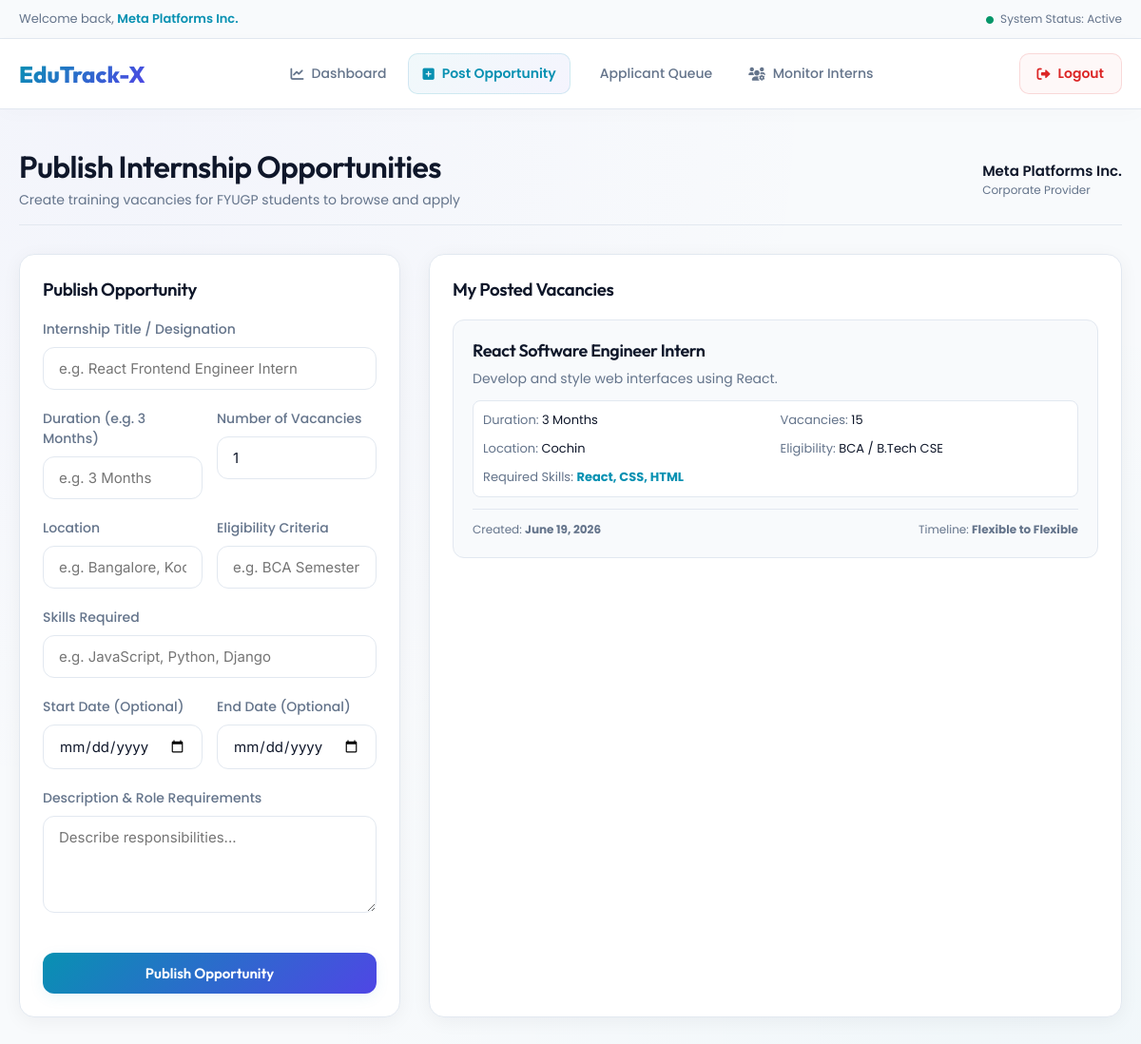
/Company/PostInternship/ (signed in), run on the app's committed database.
### Guest/models.py (models this page shows)
class tbl_company(models.Model):
    company_id = models.AutoField(primary_key=True)
    company_name = models.CharField(max_length=100)
    company_contactperson = models.CharField(max_length=100)
    company_email = models.EmailField(max_length=100, unique=True)
    company_contact = models.CharField(max_length=20)
    company_address = models.TextField()
    company_password = models.CharField(max_length=60)
    company_proof = models.FileField(upload_to='Assets/CompanyDocs/', null=True, blank=True)
    company_status = models.IntegerField(default=0) # 0 = Pending, 1 = Active/Approved, 2 = Rejected
    company_date = models.DateField(auto_now_add=True)

### Student/models.py (models this page shows)
class tbl_internship(models.Model):
    internship_id = models.AutoField(primary_key=True)
    student = models.ForeignKey(tbl_student, on_delete=models.CASCADE, null=True, blank=True)
    company = models.ForeignKey(tbl_company, on_delete=models.CASCADE)
    faculty = models.ForeignKey(tbl_faculty, on_delete=models.SET_NULL, null=True, blank=True)
    internship_title = models.CharField(max_length=100)
    internship_description = models.TextField()
    internship_startdate = models.DateField(null=True, blank=True)
    internship_enddate = models.DateField(null=True, blank=True)
    internship_status = models.IntegerField(default=0) # 0 = Opportunity/Vacancy, 1 = Applied, 2 = Ongoing, 3 = Completed, 4 = Rejected
    internship_date = models.DateField(auto_now_add=True)
    internship_duration = models.CharField(max_length=50, blank=True, default='')
    internship_skills = models.TextField(blank=True, default='')
    internship_vacancies = models.IntegerField(default=1)
    internship_location = models.CharField(max_length=100, blank=True, default='')
    internship_eligibility = models.CharField(max_length=200, blank=True, default='')

### Company/views.py (the view, shortened to what this page needs)
# urls.py: path('PostInternship/', views.PostInternship, name='PostInternship'),
def PostInternship(request):
    company = get_company(request)
    if not company:
        return redirect('Guest:Login')
    vacancies = tbl_internship.objects.filter(company=company, student__isnull=True).order_by('-internship_date')
    return render(request, 'Company/PostInternship.html', {'vacancies': vacancies})

### Company/views.py (called while the page is built)
def get_company(request):
    if 'cid' not in request.session:
        return None
    return tbl_company.objects.filter(company_id=request.session['cid']).first()

### Company/Templates/Company/PostInternship.html (shortened to what this page needs)
{% extends 'Company/CompanyBase.html' %}
{% block header_title %}Publish Internship Opportunities{% endblock %}
{% block header_subtitle %}Create training vacancies for FYUGP students to browse and apply{% endblock %}
{% block active_post %}active{% endblock %}
{% block content %}
<div style="display: grid; grid-template-columns: 1fr 2fr; gap: 30px;">
    <div class="glass-card">
        <h3>Publish Opportunity</h3>
        <form action="" method="post" style="margin-top: 20px;">
            <div class="form-group">
                <label class="form-label" for="txt_title">Internship Title / Designation</label>
                <input class="form-control" type="text" name="txt_title" id="txt_title" required placeholder="e.g. React Frontend Engineer Intern">
            </div>
            <div style="display: grid; grid-template-columns: 1fr 1fr; gap: 15px;">
                <div class="form-group">
                    <label class="form-label" for="txt_duration">Duration (e.g. 3 Months)</label>
                    <input class="form-control" type="text" name="txt_duration" id="txt_duration" required placeholder="e.g. 3 Months">
                </div>
                <div class="form-group">
                    <label class="form-label" for="txt_vacancies">Number of Vacancies</label>
                    <input class="form-control" type="number" name="txt_vacancies" id="txt_vacancies" required min="1" value="1">
                </div>
            </div>
            <div style="display: grid; grid-template-columns: 1fr 1fr; gap: 15px;">
                <div class="form-group">
                    <label class="form-label" for="txt_location">Location</label>
                    <input class="form-control" type="text" name="txt_location" id="txt_location" required placeholder="e.g. Bangalore, Kochi, or Remote">
                </div>
                <div class="form-group">
                    <label class="form-label" for="txt_eligibility">Eligibility Criteria</label>
                    <input class="form-control" type="text" name="txt_eligibility" id="txt_eligibility" required placeholder="e.g. BCA Semester 5 onwards">
                </div>
            </div>
            <div class="form-group">
                <label class="form-label" for="txt_skills">Skills Required</label>
                <input class="form-control" type="text" name="txt_skills" id="txt_skills" required placeholder="e.g. JavaScript, Python, Django">
            </div>
            <div style="display: grid; grid-template-columns: 1fr 1fr; gap: 15px;">
                <div class="form-group">
                    <label class="form-label" for="start_date">Start Date (Optional)</label>
                    <input class="form-control" type="date" name="start_date" id="start_date">
                </div>
                <div class="form-group">
                    <label class="form-label" for="end_date">End Date (Optional)</label>
                    <input class="form-control" type="date" name="end_date" id="end_date">
                </div>
            </div>
            <div class="form-group">
                <label class="form-label" for="txt_desc">Description & Role Requirements</label>
                <textarea class="form-control" name="txt_desc" id="txt_desc" rows="4" required placeholder="Describe responsibilities..."></textarea>
            </div>
            <button type="submit" class="btn btn-primary" style="width: 100%; margin-top: 15px;">Publish Opportunity</button>
        </form>
    </div>
    <div class="glass-card">
        <h3>My Posted Vacancies</h3>
        {% if vacancies %}
        <div style="display: flex; flex-direction: column; gap: 20px; margin-top: 20px;">
            {% for vac in vacancies %}
            <div style="background: #f8fafc; border: 1px solid var(--border-color); border-radius: 12px; padding: 20px;">
                <h4 style="font-size: 18px; margin-bottom: 8px; font-family: var(--font-outfit);">{{ vac.internship_title }}</h4>
                <p style="color: var(--text-muted); font-size: 14px; line-height: 1.5; margin-bottom: 12px;">{{ vac.internship_description }}</p>
                <div style="display: grid; grid-template-columns: 1fr 1fr; gap: 10px; font-size: 13px; margin-bottom: 12px; background: #ffffff; padding: 10px; border-radius: 8px; border: 1px solid var(--border-color);">
                    <div><span style="color: var(--text-muted);">Duration:</span> {{ vac.internship_duration }}</div>
                    <div><span style="color: var(--text-muted);">Vacancies:</span> {{ vac.internship_vacancies }}</div>
                    <div><span style="color: var(--text-muted);">Location:</span> {{ vac.internship_location }}</div>
                    <div><span style="color: var(--text-muted);">Eligibility:</span> {{ vac.internship_eligibility }}</div>
                    <div style="grid-column: span 2;"><span style="color: var(--text-muted);">Required Skills:</span> <strong style="color: var(--primary);">{{ vac.internship_skills }}</strong></div>
                </div>
                <div style="font-size: 12px; color: var(--text-muted); border-top: 1px solid var(--border-color); padding-top: 12px; display: flex; justify-content: space-between;">
                    <span>Created: <strong>{{ vac.internship_date }}</strong></span>
                    <span>Timeline: <strong>{{ vac.internship_startdate|default:"Flexible" }} to {{ vac.internship_enddate|default:"Flexible" }}</strong></span>
                </div>
            </div>
            {% endfor %}
        </div>
        {% else %}
        <p style="color: var(--text-muted); text-align: center; margin-top: 40px;">No postings published yet.</p>
        {% endif %}
    </div>
</div>
{% endblock %}

### Company/Templates/Company/CompanyBase.html (shortened to what this page needs)
{% load static %}
<!DOCTYPE html>
<html lang="en">
<head>
    <link rel="stylesheet" href="{% static 'css/style.css' %}">
    <link href="https://cdnjs.cloudflare.com/ajax/libs/font-awesome/6.0.0/css/all.min.css" rel="stylesheet">
</head>
<body>
    <div class="sub-header">
        <div class="container">
            <div class="sub-header-content">
                <span class="welcome-text">Welcome back, <em>{{ request.session.name }}</em></span>
                <span class="system-status"><i class="fa-solid fa-circle" style="color: var(--success); font-size: 8px; margin-right: 4px;"></i> System Status: Active</span>
            </div>
        </div>
    </div>
    <header class="dashboard-header-nav">
        <div class="container">
            <nav class="dashboard-nav">
                <a href="{% url 'Company:Dashboard' %}" class="logo">
                    EduTrack-X
                </a>
                <ul class="nav-menu" id="nav-menu">
                    <li class="{% block active_dashboard %}{% endblock %}">
                        <a href="{% url 'Company:Dashboard' %}">
                            <i class="fa-solid fa-chart-line"></i> Dashboard
                        </a>
                    </li>
                    <li class="{% block active_post %}{% endblock %}">
                        <a href="{% url 'Company:PostInternship' %}">
                            <i class="fa-solid fa-square-plus"></i> Post Opportunity
                        </a>
                    </li>
                    <li class="{% block active_apps %}{% endblock %}">
                        <a href="{% url 'Company:InternshipApplications' %}">
                             Applicant Queue
                        </a>
                    </li>
                    <li class="{% block active_monitor %}{% endblock %}">
                        <a href="{% url 'Company:MonitorInterns' %}">
                            <i class="fa-solid fa-users-gear"></i> Monitor Interns
                        </a>
                    </li>
                </ul>
                <div class="nav-right">
                    <a href="{% url 'Guest:Logout' %}" class="btn-logout">
                        <i class="fa-solid fa-right-from-bracket"></i> Logout
                    </a>
                </div>
            </nav>
        </div>
    </header>
    <div class="dashboard-main-content animate-fade-in">
        <div class="dashboard-header">
            <div>
                <h1>{% block header_title %}Provider Portal{% endblock %}</h1>
                <p style="color: var(--text-muted); font-size: 14px; margin-top: 5px;">{% block header_subtitle %}FYUGP Internship Provider Console{% endblock %}</p>
            </div>
            <div class="user-profile-badge">
                <div class="user-name-role">
                    <span class="name">{{ request.session.name }}</span>
                    <span class="role">Corporate Provider</span>
                </div>
            </div>
        </div>
        {% block content %}
        {% endblock %}
    </div>
</body>
</html>

### data on the page
tbl_company: session.name "Meta Platforms Inc."
tbl_internship: internship_title "React Software Engineer Intern", internship_description "Develop and style web interfaces using React.", internship_duration "3 Months", internship_vacancies "15", internship_location "Cochin", internship_eligibility "BCA / B.Tech CSE", internship_skills "React, CSS, HTML", internship_date "June 19, 2026", internship_startdate "Flexible", internship_enddate "Flexible"
